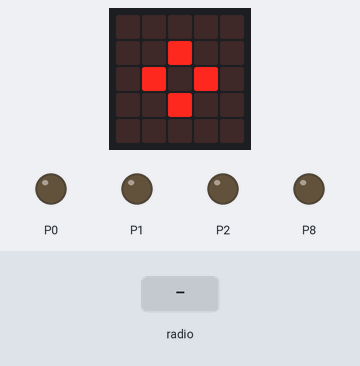
Simulated run of this program. Board: BBC micro:bit (MakeCode). On the bench: the board's 5×5 LED display, output pins drawn as LEDs (lit = HIGH). Inputs (shaded band) come from the test bench.

Above: at 1.8 s.
1.9 s: radio message "izquierda" arrives
At 2.8 s:
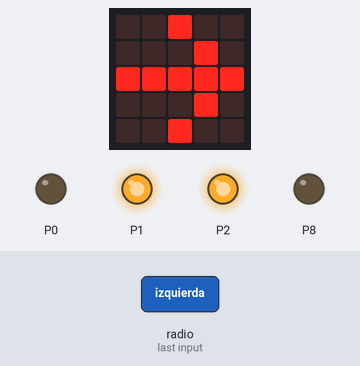
4.0 s: radio message "derecha" arrives
At 5.6 s:
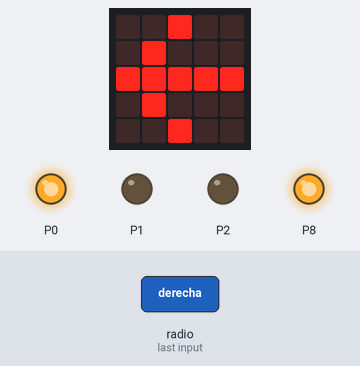
6.1 s: radio message "avanzar" arrives
At 7.1 s:
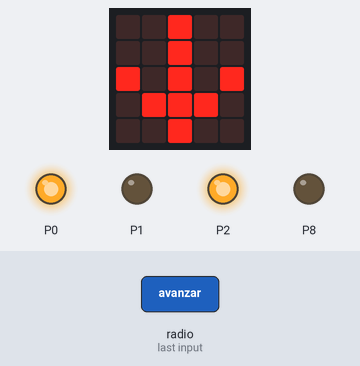
8.2 s: radio message "der" arrives
At 9.9 s:
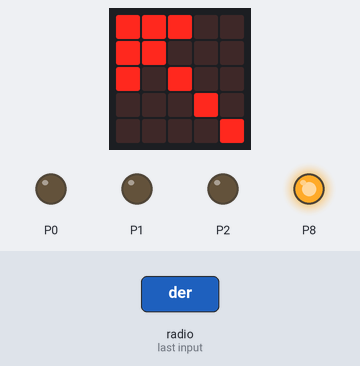
10.3 s: radio message "izq" arrives
At 11.5 s:
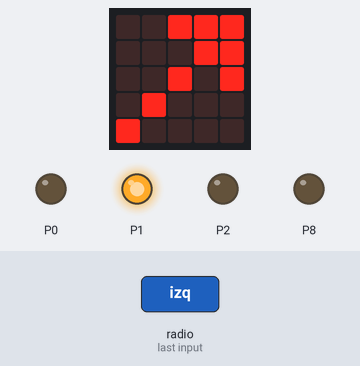
12.4 s: radio message "parar" arrives
At 14.2 s:
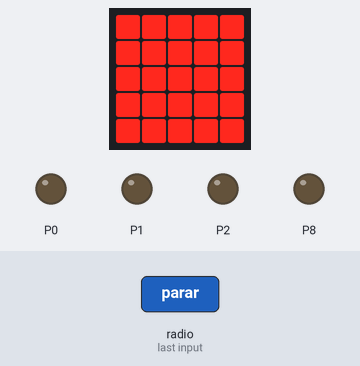
Timing chart, 0 to 15.3 s (numbered marks = the images above; inputs shaded):
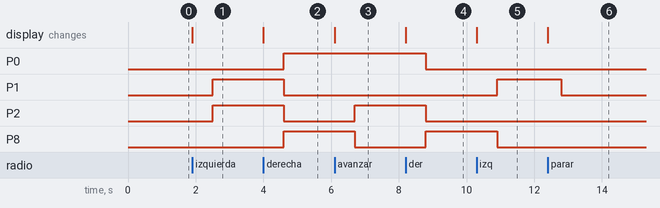

The program:

main.ts
```typescript
function girar_izquierda () {
    pins.digitalWritePin(DigitalPin.P0, 0)
    pins.digitalWritePin(DigitalPin.P1, 1)
    pins.digitalWritePin(DigitalPin.P2, 1)
    pins.digitalWritePin(DigitalPin.P8, 0)
}
function reversa () {
    pins.digitalWritePin(DigitalPin.P0, 0)
    pins.digitalWritePin(DigitalPin.P1, 1)
    pins.digitalWritePin(DigitalPin.P2, 0)
    pins.digitalWritePin(DigitalPin.P8, 1)
}
function derecha () {
    pins.digitalWritePin(DigitalPin.P0, 0)
    pins.digitalWritePin(DigitalPin.P1, 0)
    pins.digitalWritePin(DigitalPin.P2, 0)
    pins.digitalWritePin(DigitalPin.P8, 1)
}
function Parar () {
    pins.digitalWritePin(DigitalPin.P0, 0)
    pins.digitalWritePin(DigitalPin.P1, 0)
    pins.digitalWritePin(DigitalPin.P2, 0)
    pins.digitalWritePin(DigitalPin.P8, 0)
}
function avanzar () {
    pins.digitalWritePin(DigitalPin.P0, 1)
    pins.digitalWritePin(DigitalPin.P1, 0)
    pins.digitalWritePin(DigitalPin.P2, 1)
    pins.digitalWritePin(DigitalPin.P8, 0)
}
radio.onReceivedString(function (receivedString) {
    if (receivedString == "parar") {
        basic.showLeds(`
            # # # # #
            # # # # #
            # # # # #
            # # # # #
            # # # # #
            `)
        Parar()
    }
    if (receivedString == "izquierda") {
        basic.showArrow(ArrowNames.East)
        girar_izquierda()
    }
    if (receivedString == "derecha") {
        basic.showArrow(ArrowNames.West)
        girar_derecha()
    }
    if (receivedString == "avanzar") {
        basic.showArrow(ArrowNames.South)
        avanzar()
    }
    if (receivedString == "reversa") {
        basic.showArrow(ArrowNames.South)
        reversa()
    }
    if (receivedString == "der") {
        basic.showArrow(ArrowNames.NorthWest)
        derecha()
    }
    if (receivedString == "izq") {
        basic.showArrow(ArrowNames.NorthEast)
        izquierda()
    }
})
function girar_derecha () {
    pins.digitalWritePin(DigitalPin.P0, 1)
    pins.digitalWritePin(DigitalPin.P1, 0)
    pins.digitalWritePin(DigitalPin.P2, 0)
    pins.digitalWritePin(DigitalPin.P8, 1)
}
function izquierda () {
    pins.digitalWritePin(DigitalPin.P0, 0)
    pins.digitalWritePin(DigitalPin.P1, 1)
    pins.digitalWritePin(DigitalPin.P2, 0)
    pins.digitalWritePin(DigitalPin.P8, 0)
}
Parar()
basic.showIcon(IconNames.SmallDiamond)
radio.setGroup(103)
```

test.ts
```typescript
// aquí va el archivo "tests"; esto no se compilará cuando este paquete se utilice como una extensión.
```

Measured:
- after the input at 1.9 s, P1, P2: LOW → HIGH after 0.60 s; the display: changes at once (image 1)
- after the input at 4.0 s, P0, P8: LOW → HIGH after 0.60 s; P1, P2: HIGH → LOW after 0.60 s; the display: changes at once (image 2)
- after the input at 6.1 s, P2: LOW → HIGH after 0.60 s; P8: HIGH → LOW after 0.60 s; the display: changes at once (image 3)
- after the input at 8.2 s, P0, P2: HIGH → LOW after 0.60 s; P8: LOW → HIGH after 0.60 s; the display: changes at once (image 4)
- after the input at 10.3 s, P1: LOW → HIGH after 0.60 s; P8: HIGH → LOW after 0.60 s; the display: changes at once (image 5)
- after the input at 12.4 s, P1: HIGH → LOW after 0.40 s; the display: changes at once (image 6)
